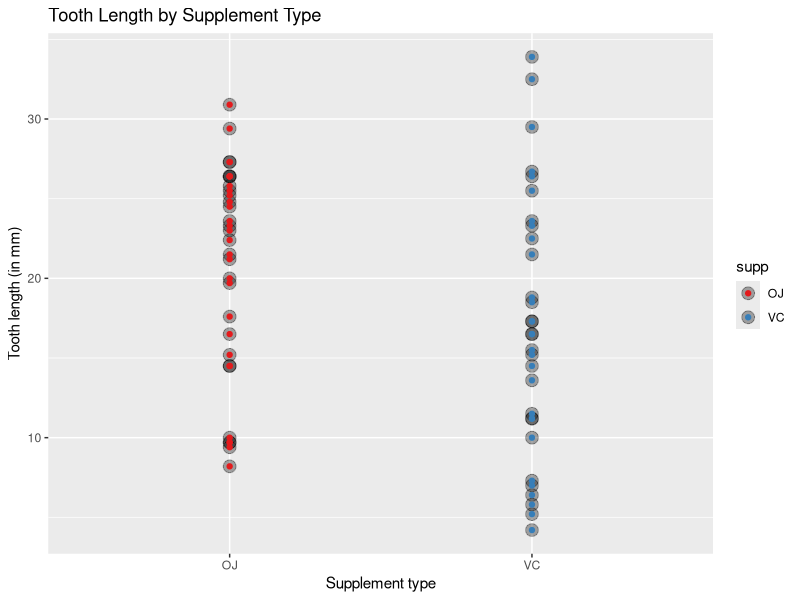
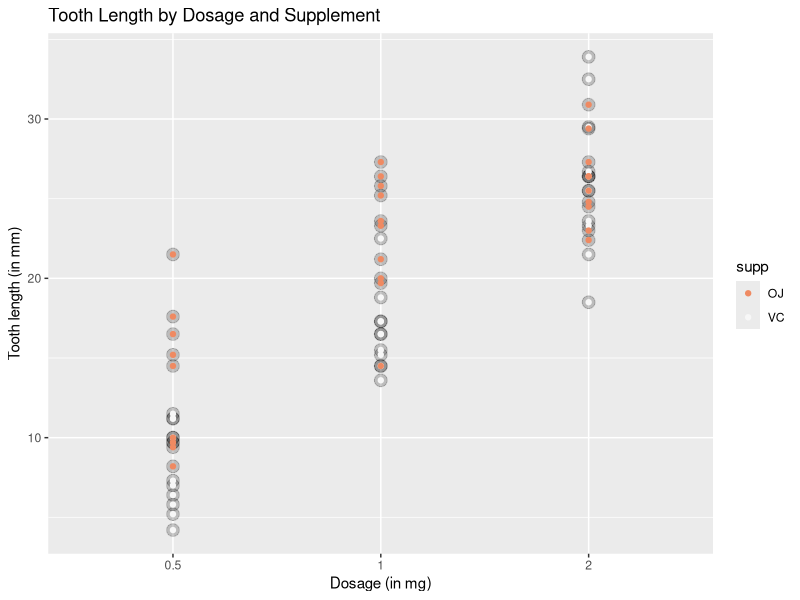

Recreate these plots in R, in order.
## ---- chunk 1
round(mean(ToothGrowth$len), 2)
round(sd(ToothGrowth$len), 2)
## ---- chunk 2
library(RColorBrewer)
library(ggplot2)
LengthSupp <- ggplot(ToothGrowth, aes(supp, len, fill = supp)) +
  geom_point(stat = "identity", size = 4, alpha = 1/3) +
  geom_point(aes(col = supp)) +
  scale_colour_brewer(palette = "Set1") +
  xlab("Supplement type") + ylab("Tooth length (in mm)") +
  ggtitle("Tooth Length by Supplement Type")
LengthSupp
## ---- chunk 3
LengthInter <- ggplot(ToothGrowth, aes(x = as.factor(dose), y = len, group = supp)) +
  geom_point(stat = "identity", size = 4, alpha = 1/5) +
  geom_point(aes(col = supp))+
  scale_fill_discrete(name = "Supplement",
                      breaks = c("OJ", "VC"),
                      labels = c("Orange Juice", "Ascorbic Acid"))+
  scale_color_brewer(palette = "RdBu") +
  xlab("Dosage (in mg)") + ylab("Tooth length (in mm)") +
  ggtitle("Tooth Length by Dosage and Supplement")
LengthInter

## ---- chunk 4
t_supp <- t.test(len ~ supp, ToothGrowth, var.equal = FALSE)
round(t_supp$conf.int[1:2], 3)
## ---- chunk 5
library(dplyr)
library(broom)
pair_t <- t.test(ToothGrowth$len[ToothGrowth$dose == 2],
       ToothGrowth$len[ToothGrowth$dose == 1]) %>% 
  tidy %>%
  mutate(null_hypothesis = "µ2mg - µ1mg = 0") %>% 
  select(9, 1:8)

pair_t <- t.test(ToothGrowth$len[ToothGrowth$dose == 2],
                 ToothGrowth$len[ToothGrowth$dose == 0.5]) %>%
  tidy%>%
  mutate(null_hypothesis = "µ2mg - µ0.5mg = 0") %>% 
  select(9, 1:8) %>%
  bind_rows(pair_t,.)

pair_t <- t.test(ToothGrowth$len[ToothGrowth$dose == 1],
                 ToothGrowth$len[ToothGrowth$dose == 0.5]) %>%
  tidy%>%
  mutate(null_hypothesis = "µ1mg - µ0.5mg = 0") %>%
  select(9, 1:8) %>%
  bind_rows(pair_t, .)

print.data.frame(pair_t)
